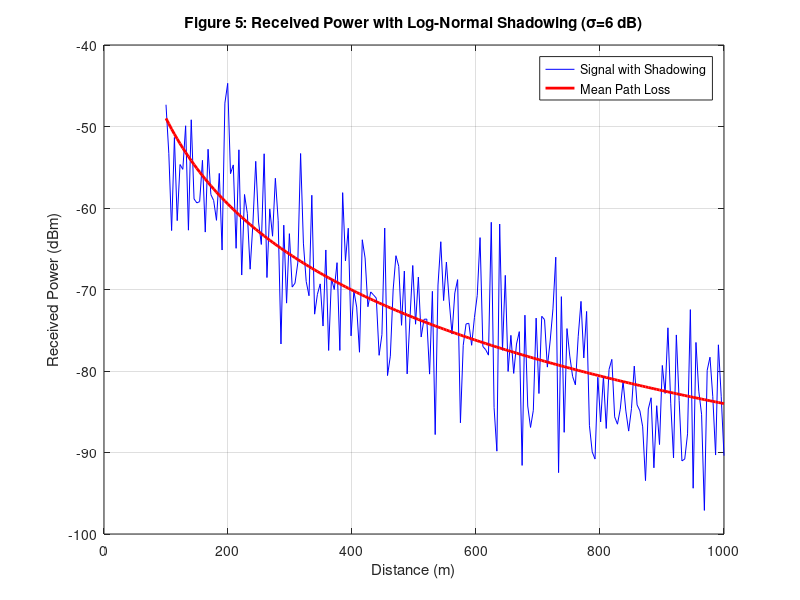

Source code (MATLAB): (Note: this script raises an error after producing the figure.)
%% Large and Small Scale Fading Simulation
% Script for Deliverable 2 - File 3
clear; clc; close all;

% --- Part A: Large-Scale Fading (Shadowing) ---
d = linspace(100, 1000, 200);   % 200 distance points
n = 3.5;                        % Path loss exponent
PL_mean = 80 + 10*n*log10(d/100); % Mean path loss (dB)
sigma = 6;                      % Shadowing std dev (dB)
X_sigma = sigma * randn(size(d)); % Log-normal shadowing

% System parameters for Pr
Pt = 43; Gt = 15; Gr = 0; L_total = 27;
Pr_mean = Pt + Gt + Gr - L_total - PL_mean;
Pr_shadow = Pr_mean + X_sigma;

figure(5);
plot(d, Pr_shadow, 'b', 'DisplayName', 'Signal with Shadowing'); hold on;
plot(d, Pr_mean, 'r', 'LineWidth', 2, 'DisplayName', 'Mean Path Loss');
xlabel('Distance (m)');
ylabel('Received Power (dBm)');
title('Figure 5: Received Power with Log-Normal Shadowing (\sigma=6 dB)');
legend('show');
grid on;
saveas(gcf, 'Figure5_Shadowing.png');

% --- Part B: Small-Scale Fading (Rayleigh) ---
num_samples = 10000;
I = randn(1, num_samples);
Q = randn(1, num_samples);
r = sqrt(I.^2 + Q.^2); % Rayleigh envelope

figure(6);
histogram(r, 'Normalization', 'pdf', 'DisplayName', 'Simulated Rayleigh');
hold on;
x = 0:0.01:max(r);
% Theoretical Rayleigh PDF: (x/sigma^2)*exp(-x^2/(2*sigma^2)) 
% Here, since I and Q are N(0,1), sigma_chan = 1.
theoretical_pdf = x .* exp(-x.^2 / 2); 
plot(x, theoretical_pdf, 'r', 'LineWidth', 2, 'DisplayName', 'Theoretical Rayleigh PDF');
xlabel('Signal Envelope (r)');
ylabel('Probability Density');
title('Figure 6: Rayleigh Fading Distribution (Small-Scale)');
legend('show');
grid on;
saveas(gcf, 'Figure6_Rayleigh.png');
